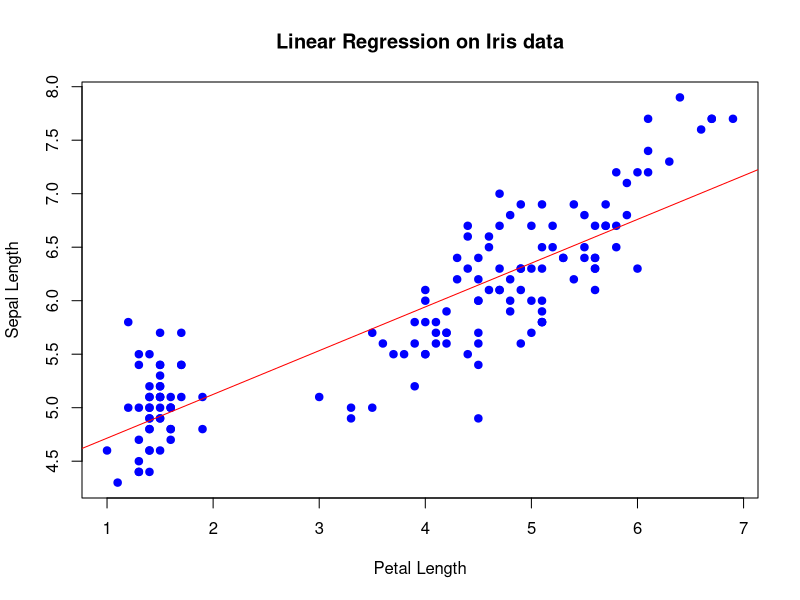

Source code (R):
#load the dataset
data(iris)

#view the front few rows of the dataset
head(iris)

#create a linear regression model with sepal.length as the dependent variable 
#and petal.Length as the independent variable 
model<-lm(Sepal.Length~Petal.Length,data=iris)

#display the summary of the model
summary(model)

#plot the relationship and regression line
plot(iris$Petal.Length,iris$Sepal.Length,main="Linear Regression on Iris data",xlab="Petal Length",ylab="Sepal Length",pch=19,col="blue")

#add the regression line
abline(model,col="red")
